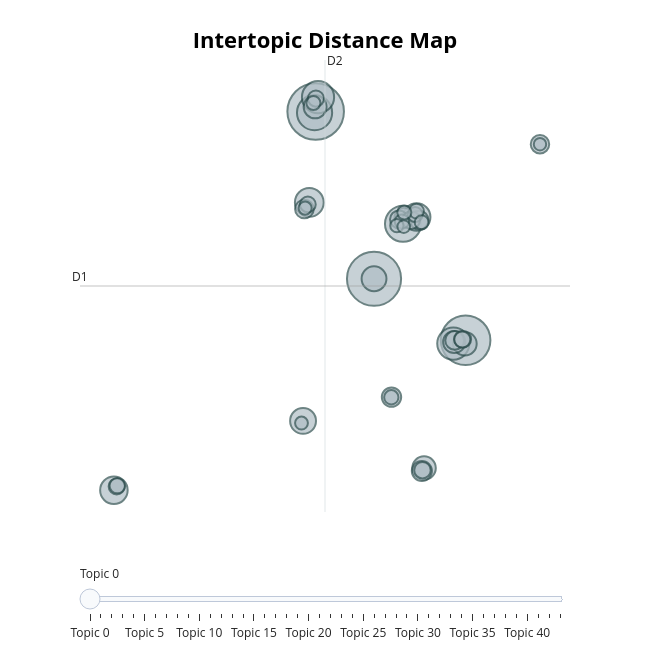

Here is the notebook cell this chart was saved with:
### Code cell
topic_model.visualize_topics()

### Figure 1 — Plotly figure (JSON) as saved in the notebook; plotly's stock layout.template omitted (floating-point values rounded to 4 significant figures; data arrays with more than 128 entries replaced by an {"elided": "..."} marker saying what was removed)
{"data": [{"customdata": {"elided": "44x3 mixed values"}, "hovertemplate": "<b>Topic %{customdata[0]}</b><br>%{customdata[1]}<br>Size: %{customdata[2]}", "legendgroup": "", "marker": {"color": "#B0BEC5", "line": {"color": "DarkSlateGrey", "width": 2}, "size": [871, 798, 670, 356, 337, 282, 281, 225, 206, 206, 182, 168, 152, 150, 143, 134, 110, 104, 102, 96, 96, 95, 93, 88, 87, 79, 74, 71, 70, 70, 68, 65, 62, 60, 56, 56, 54, 54, 53, 48, 47, 45, 44, 42], "sizemode": "area", "sizeref": 0.5444, "symbol": "circle"}, "mode": "markers", "name": "", "orientation": "v", "showlegend": false, "type": "scatter", "x": [-1.987, 2.787, 10.28, 5.162, -2.077, -1.794, 9.271, -2.509, -18.49, 6.276, -3.018, 2.787, 10.22, 6.879, -2.033, 9.348, 6.7, 5.261, 4.216, 6.475, 9.385, -2.907, 16.36, 4.83, 5.818, 10.03, 6.749, -1.968, -18.26, 10.01, -2.628, -18.21, 6.147, 6.26, 5.069, 4.202, -2.172, 5.266, 6.682, 4.655, -2.851, -3.147, 5.216, 16.36], "xaxis": "x", "y": [14.19, 4.02, 0.281, 7.361, 14.11, 15.05, 0.08035, 8.654, -8.828, 7.775, -4.619, 4.021, 0.07303, -7.481, 14.47, 0.1776, -7.659, 7.739, -3.171, 7.584, 0.2726, 8.258, 12.19, 7.629, 7.582, 0.3469, -7.61, 14.97, -8.6, 0.3277, 8.536, -8.55, 7.926, 8.129, 7.494, -3.182, 14.7, 8.044, 7.449, 7.245, 8.315, -4.747, 7.188, 12.19], "yaxis": "y"}], "layout": {"annotations": [{"showarrow": false, "text": "D1", "x": -21.27, "y": 3.58, "yshift": 10}, {"showarrow": false, "text": "D2", "x": -1.224, "xshift": 10, "y": 17.31}], "height": 650, "hoverlabel": {"bgcolor": "white", "font": {"family": "Rockwell", "size": 16}}, "legend": {"itemsizing": "constant", "tracegroupgap": 0}, "margin": {"t": 60}, "shapes": [{"line": {"color": "#CFD8DC", "width": 2}, "type": "line", "x0": -1.224, "x1": -1.224, "y0": -10.15, "y1": 17.31}, {"line": {"color": "#9E9E9E", "width": 2}, "type": "line", "x0": -21.27, "x1": 18.82, "y0": 3.58, "y1": 3.58}], "sliders": [{"active": 0, "pad": {"t": 50}, "steps": [{"args": [{"marker.color": [["red", "#B0BEC5", "#B0BEC5", "#B0BEC5", "#B0BEC5", "#B0BEC5", "#B0BEC5", "#B0BEC5", "#B0BEC5", "#B0BEC5", "#B0BEC5", "#B0BEC5", "#B0BEC5", "#B0BEC5", "#B0BEC5", "#B0BEC5", "#B0BEC5", "#B0BEC5", "#B0BEC5", "#B0BEC5", "#B0BEC5", "#B0BEC5", "#B0BEC5", "#B0BEC5", "#B0BEC5", "#B0BEC5", "#B0BEC5", "#B0BEC5", "#B0BEC5", "#B0BEC5", "#B0BEC5", "#B0BEC5", "#B0BEC5", "#B0BEC5", "#B0BEC5", "#B0BEC5", "#B0BEC5", "#B0BEC5", "#B0BEC5", "#B0BEC5", "#B0BEC5", "#B0BEC5", "#B0BEC5", "#B0BEC5"]]}], "label": "Topic 0", "method": "update"}, {"args": [{"marker.color": [["#B0BEC5", "red", "#B0BEC5", "#B0BEC5", "#B0BEC5", "#B0BEC5", "#B0BEC5", "#B0BEC5", "#B0BEC5", "#B0BEC5", "#B0BEC5", "#B0BEC5", "#B0BEC5", "#B0BEC5", "#B0BEC5", "#B0BEC5", "#B0BEC5", "#B0BEC5", "#B0BEC5", "#B0BEC5", "#B0BEC5", "#B0BEC5", "#B0BEC5", "#B0BEC5", "#B0BEC5", "#B0BEC5", "#B0BEC5", "#B0BEC5", "#B0BEC5", "#B0BEC5", "#B0BEC5", "#B0BEC5", "#B0BEC5", "#B0BEC5", "#B0BEC5", "#B0BEC5", "#B0BEC5", "#B0BEC5", "#B0BEC5", "#B0BEC5", "#B0BEC5", "#B0BEC5", "#B0BEC5", "#B0BEC5"]]}], "label": "Topic 1", "method": "update"}, {"args": [{"marker.color": [["#B0BEC5", "#B0BEC5", "red", "#B0BEC5", "#B0BEC5", "#B0BEC5", "#B0BEC5", "#B0BEC5", "#B0BEC5", "#B0BEC5", "#B0BEC5", "#B0BEC5", "#B0BEC5", "#B0BEC5", "#B0BEC5", "#B0BEC5", "#B0BEC5", "#B0BEC5", "#B0BEC5", "#B0BEC5", "#B0BEC5", "#B0BEC5", "#B0BEC5", "#B0BEC5", "#B0BEC5", "#B0BEC5", "#B0BEC5", "#B0BEC5", "#B0BEC5", "#B0BEC5", "#B0BEC5", "#B0BEC5", "#B0BEC5", "#B0BEC5", "#B0BEC5", "#B0BEC5", "#B0BEC5", "#B0BEC5", "#B0BEC5", "#B0BEC5", "#B0BEC5", "#B0BEC5", "#B0BEC5", "#B0BEC5"]]}], "label": "Topic 2", "method": "update"}, {"args": [{"marker.color": [["#B0BEC5", "#B0BEC5", "#B0BEC5", "red", "#B0BEC5", "#B0BEC5", "#B0BEC5", "#B0BEC5", "#B0BEC5", "#B0BEC5", "#B0BEC5", "#B0BEC5", "#B0BEC5", "#B0BEC5", "#B0BEC5", "#B0BEC5", "#B0BEC5", "#B0BEC5", "#B0BEC5", "#B0BEC5", "#B0BEC5", "#B0BEC5", "#B0BEC5", "#B0BEC5", "#B0BEC5", "#B0BEC5", "#B0BEC5", "#B0BEC5", "#B0BEC5", "#B0BEC5", "#B0BEC5", "#B0BEC5", "#B0BEC5", "#B0BEC5", "#B0BEC5", "#B0BEC5", "#B0BEC5", "#B0BEC5", "#B0BEC5", "#B0BEC5", "#B0BEC5", "#B0BEC5", "#B0BEC5", "#B0BEC5"]]}], "label": "Topic 3", "method": "update"}, {"args": [{"marker.color": [["#B0BEC5", "#B0BEC5", "#B0BEC5", "#B0BEC5", "red", "#B0BEC5", "#B0BEC5", "#B0BEC5", "#B0BEC5", "#B0BEC5", "#B0BEC5", "#B0BEC5", "#B0BEC5", "#B0BEC5", "#B0BEC5", "#B0BEC5", "#B0BEC5", "#B0BEC5", "#B0BEC5", "#B0BEC5", "#B0BEC5", "#B0BEC5", "#B0BEC5", "#B0BEC5", "#B0BEC5", "#B0BEC5", "#B0BEC5", "#B0BEC5", "#B0BEC5", "#B0BEC5", "#B0BEC5", "#B0BEC5", "#B0BEC5", "#B0BEC5", "#B0BEC5", "#B0BEC5", "#B0BEC5", "#B0BEC5", "#B0BEC5", "#B0BEC5", "#B0BEC5", "#B0BEC5", "#B0BEC5", "#B0BEC5"]]}], "label": "Topic 4", "method": "update"}, {"args": [{"marker.color": [["#B0BEC5", "#B0BEC5", "#B0BEC5", "#B0BEC5", "#B0BEC5", "red", "#B0BEC5", "#B0BEC5", "#B0BEC5", "#B0BEC5", "#B0BEC5", "#B0BEC5", "#B0BEC5", "#B0BEC5", "#B0BEC5", "#B0BEC5", "#B0BEC5", "#B0BEC5", "#B0BEC5", "#B0BEC5", "#B0BEC5", "#B0BEC5", "#B0BEC5", "#B0BEC5", "#B0BEC5", "#B0BEC5", "#B0BEC5", "#B0BEC5", "#B0BEC5", "#B0BEC5", "#B0BEC5", "#B0BEC5", "#B0BEC5", "#B0BEC5", "#B0BEC5", "#B0BEC5", "#B0BEC5", "#B0BEC5", "#B0BEC5", "#B0BEC5", "#B0BEC5", "#B0BEC5", "#B0BEC5", "#B0BEC5"]]}], "label": "Topic 5", "method": "update"}, {"args": [{"marker.color": [["#B0BEC5", "#B0BEC5", "#B0BEC5", "#B0BEC5", "#B0BEC5", "#B0BEC5", "red", "#B0BEC5", "#B0BEC5", "#B0BEC5", "#B0BEC5", "#B0BEC5", "#B0BEC5", "#B0BEC5", "#B0BEC5", "#B0BEC5", "#B0BEC5", "#B0BEC5", "#B0BEC5", "#B0BEC5", "#B0BEC5", "#B0BEC5", "#B0BEC5", "#B0BEC5", "#B0BEC5", "#B0BEC5", "#B0BEC5", "#B0BEC5", "#B0BEC5", "#B0BEC5", "#B0BEC5", "#B0BEC5", "#B0BEC5", "#B0BEC5", "#B0BEC5", "#B0BEC5", "#B0BEC5", "#B0BEC5", "#B0BEC5", "#B0BEC5", "#B0BEC5", "#B0BEC5", "#B0BEC5", "#B0BEC5"]]}], "label": "Topic 6", "method": "update"}, {"args": [{"marker.color": [["#B0BEC5", "#B0BEC5", "#B0BEC5", "#B0BEC5", "#B0BEC5", "#B0BEC5", "#B0BEC5", "red", "#B0BEC5", "#B0BEC5", "#B0BEC5", "#B0BEC5", "#B0BEC5", "#B0BEC5", "#B0BEC5", "#B0BEC5", "#B0BEC5", "#B0BEC5", "#B0BEC5", "#B0BEC5", "#B0BEC5", "#B0BEC5", "#B0BEC5", "#B0BEC5", "#B0BEC5", "#B0BEC5", "#B0BEC5", "#B0BEC5", "#B0BEC5", "#B0BEC5", "#B0BEC5", "#B0BEC5", "#B0BEC5", "#B0BEC5", "#B0BEC5", "#B0BEC5", "#B0BEC5", "#B0BEC5", "#B0BEC5", "#B0BEC5", "#B0BEC5", "#B0BEC5", "#B0BEC5", "#B0BEC5"]]}], "label": "Topic 7", "method": "update"}, {"args": [{"marker.color": [["#B0BEC5", "#B0BEC5", "#B0BEC5", "#B0BEC5", "#B0BEC5", "#B0BEC5", "#B0BEC5", "#B0BEC5", "red", "#B0BEC5", "#B0BEC5", "#B0BEC5", "#B0BEC5", "#B0BEC5", "#B0BEC5", "#B0BEC5", "#B0BEC5", "#B0BEC5", "#B0BEC5", "#B0BEC5", "#B0BEC5", "#B0BEC5", "#B0BEC5", "#B0BEC5", "#B0BEC5", "#B0BEC5", "#B0BEC5", "#B0BEC5", "#B0BEC5", "#B0BEC5", "#B0BEC5", "#B0BEC5", "#B0BEC5", "#B0BEC5", "#B0BEC5", "#B0BEC5", "#B0BEC5", "#B0BEC5", "#B0BEC5", "#B0BEC5", "#B0BEC5", "#B0BEC5", "#B0BEC5", "#B0BEC5"]]}], "label": "Topic 8", "method": "update"}, {"args": [{"marker.color": [["#B0BEC5", "#B0BEC5", "#B0BEC5", "#B0BEC5", "#B0BEC5", "#B0BEC5", "#B0BEC5", "#B0BEC5", "#B0BEC5", "red", "#B0BEC5", "#B0BEC5", "#B0BEC5", "#B0BEC5", "#B0BEC5", "#B0BEC5", "#B0BEC5", "#B0BEC5", "#B0BEC5", "#B0BEC5", "#B0BEC5", "#B0BEC5", "#B0BEC5", "#B0BEC5", "#B0BEC5", "#B0BEC5", "#B0BEC5", "#B0BEC5", "#B0BEC5", "#B0BEC5", "#B0BEC5", "#B0BEC5", "#B0BEC5", "#B0BEC5", "#B0BEC5", "#B0BEC5", "#B0BEC5", "#B0BEC5", "#B0BEC5", "#B0BEC5", "#B0BEC5", "#B0BEC5", "#B0BEC5", "#B0BEC5"]]}], "label": "Topic 9", "method": "update"}, {"args": [{"marker.color": [["#B0BEC5", "#B0BEC5", "#B0BEC5", "#B0BEC5", "#B0BEC5", "#B0BEC5", "#B0BEC5", "#B0BEC5", "#B0BEC5", "#B0BEC5", "red", "#B0BEC5", "#B0BEC5", "#B0BEC5", "#B0BEC5", "#B0BEC5", "#B0BEC5", "#B0BEC5", "#B0BEC5", "#B0BEC5", "#B0BEC5", "#B0BEC5", "#B0BEC5", "#B0BEC5", "#B0BEC5", "#B0BEC5", "#B0BEC5", "#B0BEC5", "#B0BEC5", "#B0BEC5", "#B0BEC5", "#B0BEC5", "#B0BEC5", "#B0BEC5", "#B0BEC5", "#B0BEC5", "#B0BEC5", "#B0BEC5", "#B0BEC5", "#B0BEC5", "#B0BEC5", "#B0BEC5", "#B0BEC5", "#B0BEC5"]]}], "label": "Topic 10", "method": "update"}, {"args": [{"marker.color": [["#B0BEC5", "#B0BEC5", "#B0BEC5", "#B0BEC5", "#B0BEC5", "#B0BEC5", "#B0BEC5", "#B0BEC5", "#B0BEC5", "#B0BEC5", "#B0BEC5", "red", "#B0BEC5", "#B0BEC5", "#B0BEC5", "#B0BEC5", "#B0BEC5", "#B0BEC5", "#B0BEC5", "#B0BEC5", "#B0BEC5", "#B0BEC5", "#B0BEC5", "#B0BEC5", "#B0BEC5", "#B0BEC5", "#B0BEC5", "#B0BEC5", "#B0BEC5", "#B0BEC5", "#B0BEC5", "#B0BEC5", "#B0BEC5", "#B0BEC5", "#B0BEC5", "#B0BEC5", "#B0BEC5", "#B0BEC5", "#B0BEC5", "#B0BEC5", "#B0BEC5", "#B0BEC5", "#B0BEC5", "#B0BEC5"]]}], "label": "Topic 11", "method": "update"}, {"args": [{"marker.color": [["#B0BEC5", "#B0BEC5", "#B0BEC5", "#B0BEC5", "#B0BEC5", "#B0BEC5", "#B0BEC5", "#B0BEC5", "#B0BEC5", "#B0BEC5", "#B0BEC5", "#B0BEC5", "red", "#B0BEC5", "#B0BEC5", "#B0BEC5", "#B0BEC5", "#B0BEC5", "#B0BEC5", "#B0BEC5", "#B0BEC5", "#B0BEC5", "#B0BEC5", "#B0BEC5", "#B0BEC5", "#B0BEC5", "#B0BEC5", "#B0BEC5", "#B0BEC5", "#B0BEC5", "#B0BEC5", "#B0BEC5", "#B0BEC5", "#B0BEC5", "#B0BEC5", "#B0BEC5", "#B0BEC5", "#B0BEC5", "#B0BEC5", "#B0BEC5", "#B0BEC5", "#B0BEC5", "#B0BEC5", "#B0BEC5"]]}], "label": "Topic 12", "method": "update"}, {"args": [{"marker.color": [["#B0BEC5", "#B0BEC5", "#B0BEC5", "#B0BEC5", "#B0BEC5", "#B0BEC5", "#B0BEC5", "#B0BEC5", "#B0BEC5", "#B0BEC5", "#B0BEC5", "#B0BEC5", "#B0BEC5", "red", "#B0BEC5", "#B0BEC5", "#B0BEC5", "#B0BEC5", "#B0BEC5", "#B0BEC5", "#B0BEC5", "#B0BEC5", "#B0BEC5", "#B0BEC5", "#B0BEC5", "#B0BEC5", "#B0BEC5", "#B0BEC5", "#B0BEC5", "#B0BEC5", "#B0BEC5", "#B0BEC5", "#B0BEC5", "#B0BEC5", "#B0BEC5", "#B0BEC5", "#B0BEC5", "#B0BEC5", "#B0BEC5", "#B0BEC5", "#B0BEC5", "#B0BEC5", "#B0BEC5", "#B0BEC5"]]}], "label": "Topic 13", "method": "update"}, {"args": [{"marker.color": [["#B0BEC5", "#B0BEC5", "#B0BEC5", "#B0BEC5", "#B0BEC5", "#B0BEC5", "#B0BEC5", "#B0BEC5", "#B0BEC5", "#B0BEC5", "#B0BEC5", "#B0BEC5", "#B0BEC5", "#B0BEC5", "red", "#B0BEC5", "#B0BEC5", "#B0BEC5", "#B0BEC5", "#B0BEC5", "#B0BEC5", "#B0BEC5", "#B0BEC5", "#B0BEC5", "#B0BEC5", "#B0BEC5", "#B0BEC5", "#B0BEC5", "#B0BEC5", "#B0BEC5", "#B0BEC5", "#B0BEC5", "#B0BEC5", "#B0BEC5", "#B0BEC5", "#B0BEC5", "#B0BEC5", "#B0BEC5", "#B0BEC5", "#B0BEC5", "#B0BEC5", "#B0BEC5", "#B0BEC5", "#B0BEC5"]]}], "label": "Topic 14", "method": "update"}, {"args": [{"marker.color": [["#B0BEC5", "#B0BEC5", "#B0BEC5", "#B0BEC5", "#B0BEC5", "#B0BEC5", "#B0BEC5", "#B0BEC5", "#B0BEC5", "#B0BEC5", "#B0BEC5", "#B0BEC5", "#B0BEC5", "#B0BEC5", "#B0BEC5", "red", "#B0BEC5", "#B0BEC5", "#B0BEC5", "#B0BEC5", "#B0BEC5", "#B0BEC5", "#B0BEC5", "#B0BEC5", "#B0BEC5", "#B0BEC5", "#B0BEC5", "#B0BEC5", "#B0BEC5", "#B0BEC5", "#B0BEC5", "#B0BEC5", "#B0BEC5", "#B0BEC5", "#B0BEC5", "#B0BEC5", "#B0BEC5", "#B0BEC5", "#B0BEC5", "#B0BEC5", "#B0BEC5", "#B0BEC5", "#B0BEC5", "#B0BEC5"]]}], "label": "Topic 15", "method": "update"}, {"args": [{"marker.color": [["#B0BEC5", "#B0BEC5", "#B0BEC5", "#B0BEC5", "#B0BEC5", "#B0BEC5", "#B0BEC5", "#B0BEC5", "#B0BEC5", "#B0BEC5", "#B0BEC5", "#B0BEC5", "#B0BEC5", "#B0BEC5", "#B0BEC5", "#B0BEC5", "red", "#B0BEC5", "#B0BEC5", "#B0BEC5", "#B0BEC5", "#B0BEC5", "#B0BEC5", "#B0BEC5", "#B0BEC5", "#B0BEC5", "#B0BEC5", "#B0BEC5", "#B0BEC5", "#B0BEC5", "#B0BEC5", "#B0BEC5", "#B0BEC5", "#B0BEC5", "#B0BEC5", "#B0BEC5", "#B0BEC5", "#B0BEC5", "#B0BEC5", "#B0BEC5", "#B0BEC5", "#B0BEC5", "#B0BEC5", "#B0BEC5"]]}], "label": "Topic 16", "method": "update"}, {"args": [{"marker.color": [["#B0BEC5", "#B0BEC5", "#B0BEC5", "#B0BEC5", "#B0BEC5", "#B0BEC5", "#B0BEC5", "#B0BEC5", "#B0BEC5", "#B0BEC5", "#B0BEC5", "#B0BEC5", "#B0BEC5", "#B0BEC5", "#B0BEC5", "#B0BEC5", "#B0BEC5", "red", "#B0BEC5", "#B0BEC5", "#B0BEC5", "#B0BEC5", "#B0BEC5", "#B0BEC5", "#B0BEC5", "#B0BEC5", "#B0BEC5", "#B0BEC5", "#B0BEC5", "#B0BEC5", "#B0BEC5", "#B0BEC5", "#B0BEC5", "#B0BEC5", "#B0BEC5", "#B0BEC5", "#B0BEC5", "#B0BEC5", "#B0BEC5", "#B0BEC5", "#B0BEC5", "#B0BEC5", "#B0BEC5", "#B0BEC5"]]}], "label": "Topic 17", "method": "update"}, {"args": [{"marker.color": [["#B0BEC5", "#B0BEC5", "#B0BEC5", "#B0BEC5", "#B0BEC5", "#B0BEC5", "#B0BEC5", "#B0BEC5", "#B0BEC5", "#B0BEC5", "#B0BEC5", "#B0BEC5", "#B0BEC5", "#B0BEC5", "#B0BEC5", "#B0BEC5", "#B0BEC5", "#B0BEC5", "red", "#B0BEC5", "#B0BEC5", "#B0BEC5", "#B0BEC5", "#B0BEC5", "#B0BEC5", "#B0BEC5", "#B0BEC5", "#B0BEC5", "#B0BEC5", "#B0BEC5", "#B0BEC5", "#B0BEC5", "#B0BEC5", "#B0BEC5", "#B0BEC5", "#B0BEC5", "#B0BEC5", "#B0BEC5", "#B0BEC5", "#B0BEC5", "#B0BEC5", "#B0BEC5", "#B0BEC5", "#B0BEC5"]]}], "label": "Topic 18", "method": "update"}, {"args": [{"marker.color": [["#B0BEC5", "#B0BEC5", "#B0BEC5", "#B0BEC5", "#B0BEC5", "#B0BEC5", "#B0BEC5", "#B0BEC5", "#B0BEC5", "#B0BEC5", "#B0BEC5", "#B0BEC5", "#B0BEC5", "#B0BEC5", "#B0BEC5", "#B0BEC5", "#B0BEC5", "#B0BEC5", "#B0BEC5", "red", "#B0BEC5", "#B0BEC5", "#B0BEC5", "#B0BEC5", "#B0BEC5", "#B0BEC5", "#B0BEC5", "#B0BEC5", "#B0BEC5", "#B0BEC5", "#B0BEC5", "#B0BEC5", "#B0BEC5", "#B0BEC5", "#B0BEC5", "#B0BEC5", "#B0BEC5", "#B0BEC5", "#B0BEC5", "#B0BEC5", "#B0BEC5", "#B0BEC5", "#B0BEC5", "#B0BEC5"]]}], "label": "Topic 19", "method": "update"}, {"args": [{"marker.color": [["#B0BEC5", "#B0BEC5", "#B0BEC5", "#B0BEC5", "#B0BEC5", "#B0BEC5", "#B0BEC5", "#B0BEC5", "#B0BEC5", "#B0BEC5", "#B0BEC5", "#B0BEC5", "#B0BEC5", "#B0BEC5", "#B0BEC5", "#B0BEC5", "#B0BEC5", "#B0BEC5", "#B0BEC5", "#B0BEC5", "red", "#B0BEC5", "#B0BEC5", "#B0BEC5", "#B0BEC5", "#B0BEC5", "#B0BEC5", "#B0BEC5", "#B0BEC5", "#B0BEC5", "#B0BEC5", "#B0BEC5", "#B0BEC5", "#B0BEC5", "#B0BEC5", "#B0BEC5", "#B0BEC5", "#B0BEC5", "#B0BEC5", "#B0BEC5", "#B0BEC5", "#B0BEC5", "#B0BEC5", "#B0BEC5"]]}], "label": "Topic 20", "method": "update"}, {"args": [{"marker.color": [["#B0BEC5", "#B0BEC5", "#B0BEC5", "#B0BEC5", "#B0BEC5", "#B0BEC5", "#B0BEC5", "#B0BEC5", "#B0BEC5", "#B0BEC5", "#B0BEC5", "#B0BEC5", "#B0BEC5", "#B0BEC5", "#B0BEC5", "#B0BEC5", "#B0BEC5", "#B0BEC5", "#B0BEC5", "#B0BEC5", "#B0BEC5", "red", "#B0BEC5", "#B0BEC5", "#B0BEC5", "#B0BEC5", "#B0BEC5", "#B0BEC5", "#B0BEC5", "#B0BEC5", "#B0BEC5", "#B0BEC5", "#B0BEC5", "#B0BEC5", "#B0BEC5", "#B0BEC5", "#B0BEC5", "#B0BEC5", "#B0BEC5", "#B0BEC5", "#B0BEC5", "#B0BEC5", "#B0BEC5", "#B0BEC5"]]}], "label": "Topic 21", "method": "update"}, {"args": [{"marker.color": [["#B0BEC5", "#B0BEC5", "#B0BEC5", "#B0BEC5", "#B0BEC5", "#B0BEC5", "#B0BEC5", "#B0BEC5", "#B0BEC5", "#B0BEC5", "#B0BEC5", "#B0BEC5", "#B0BEC5", "#B0BEC5", "#B0BEC5", "#B0BEC5", "#B0BEC5", "#B0BEC5", "#B0BEC5", "#B0BEC5", "#B0BEC5", "#B0BEC5", "red", "#B0BEC5", "#B0BEC5", "#B0BEC5", "#B0BEC5", "#B0BEC5", "#B0BEC5", "#B0BEC5", "#B0BEC5", "#B0BEC5", "#B0BEC5", "#B0BEC5", "#B0BEC5", "#B0BEC5", "#B0BEC5", "#B0BEC5", "#B0BEC5", "#B0BEC5", "#B0BEC5", "#B0BEC5", "#B0BEC5", "#B0BEC5"]]}], "label": "Topic 22", "method": "update"}, {"args": [{"marker.color": [["#B0BEC5", "#B0BEC5", "#B0BEC5", "#B0BEC5", "#B0BEC5", "#B0BEC5", "#B0BEC5", "#B0BEC5", "#B0BEC5", "#B0BEC5", "#B0BEC5", "#B0BEC5", "#B0BEC5", "#B0BEC5", "#B0BEC5", "#B0BEC5", "#B0BEC5", "#B0BEC5", "#B0BEC5", "#B0BEC5", "#B0BEC5", "#B0BEC5", "#B0BEC5", "red", "#B0BEC5", "#B0BEC5", "#B0BEC5", "#B0BEC5", "#B0BEC5", "#B0BEC5", "#B0BEC5", "#B0BEC5", "#B0BEC5", "#B0BEC5", "#B0BEC5", "#B0BEC5", "#B0BEC5", "#B0BEC5", "#B0BEC5", "#B0BEC5", "#B0BEC5", "#B0BEC5", "#B0BEC5", "#B0BEC5"]]}], "label": "Topic 23", "method": "update"}, {"args": [{"marker.color": [["#B0BEC5", "#B0BEC5", "#B0BEC5", "#B0BEC5", "#B0BEC5", "#B0BEC5", "#B0BEC5", "#B0BEC5", "#B0BEC5", "#B0BEC5", "#B0BEC5", "#B0BEC5", "#B0BEC5", "#B0BEC5", "#B0BEC5", "#B0BEC5", "#B0BEC5", "#B0BEC5", "#B0BEC5", "#B0BEC5", "#B0BEC5", "#B0BEC5", "#B0BEC5", "#B0BEC5", "red", "#B0BEC5", "#B0BEC5", "#B0BEC5", "#B0BEC5", "#B0BEC5", "#B0BEC5", "#B0BEC5", "#B0BEC5", "#B0BEC5", "#B0BEC5", "#B0BEC5", "#B0BEC5", "#B0BEC5", "#B0BEC5", "#B0BEC5", "#B0BEC5", "#B0BEC5", "#B0BEC5", "#B0BEC5"]]}], "label": "Topic 24", "method": "update"}, {"args": [{"marker.color": [["#B0BEC5", "#B0BEC5", "#B0BEC5", "#B0BEC5", "#B0BEC5", "#B0BEC5", "#B0BEC5", "#B0BEC5", "#B0BEC5", "#B0BEC5", "#B0BEC5", "#B0BEC5", "#B0BEC5", "#B0BEC5", "#B0BEC5", "#B0BEC5", "#B0BEC5", "#B0BEC5", "#B0BEC5", "#B0BEC5", "#B0BEC5", "#B0BEC5", "#B0BEC5", "#B0BEC5", "#B0BEC5", "red", "#B0BEC5", "#B0BEC5", "#B0BEC5", "#B0BEC5", "#B0BEC5", "#B0BEC5", "#B0BEC5", "#B0BEC5", "#B0BEC5", "#B0BEC5", "#B0BEC5", "#B0BEC5", "#B0BEC5", "#B0BEC5", "#B0BEC5", "#B0BEC5", "#B0BEC5", "#B0BEC5"]]}], "label": "Topic 25", "method": "update"}, {"args": [{"marker.color": [["#B0BEC5", "#B0BEC5", "#B0BEC5", "#B0BEC5", "#B0BEC5", "#B0BEC5", "#B0BEC5", "#B0BEC5", "#B0BEC5", "#B0BEC5", "#B0BEC5", "#B0BEC5", "#B0BEC5", "#B0BEC5", "#B0BEC5", "#B0BEC5", "#B0BEC5", "#B0BEC5", "#B0BEC5", "#B0BEC5", "#B0BEC5", "#B0BEC5", "#B0BEC5", "#B0BEC5", "#B0BEC5", "#B0BEC5", "red", "#B0BEC5", "#B0BEC5", "#B0BEC5", "#B0BEC5", "#B0BEC5", "#B0BEC5", "#B0BEC5", "#B0BEC5", "#B0BEC5", "#B0BEC5", "#B0BEC5", "#B0BEC5", "#B0BEC5", "#B0BEC5", "#B0BEC5", "#B0BEC5", "#B0BEC5"]]}], "label": "Topic 26", "method": "update"}, {"args": [{"marker.color": [["#B0BEC5", "#B0BEC5", "#B0BEC5", "#B0BEC5", "#B0BEC5", "#B0BEC5", "#B0BEC5", "#B0BEC5", "#B0BEC5", "#B0BEC5", "#B0BEC5", "#B0BEC5", "#B0BEC5", "#B0BEC5", "#B0BEC5", "#B0BEC5", "#B0BEC5", "#B0BEC5", "#B0BEC5", "#B0BEC5", "#B0BEC5", "#B0BEC5", "#B0BEC5", "#B0BEC5", "#B0BEC5", "#B0BEC5", "#B0BEC5", "red", "#B0BEC5", "#B0BEC5", "#B0BEC5", "#B0BEC5", "#B0BEC5", "#B0BEC5", "#B0BEC5", "#B0BEC5", "#B0BEC5", "#B0BEC5", "#B0BEC5", "#B0BEC5", "#B0BEC5", "#B0BEC5", "#B0BEC5", "#B0BEC5"]]}], "label": "Topic 27", "method": "update"}, {"args": [{"marker.color": [["#B0BEC5", "#B0BEC5", "#B0BEC5", "#B0BEC5", "#B0BEC5", "#B0BEC5", "#B0BEC5", "#B0BEC5", "#B0BEC5", "#B0BEC5", "#B0BEC5", "#B0BEC5", "#B0BEC5", "#B0BEC5", "#B0BEC5", "#B0BEC5", "#B0BEC5", "#B0BEC5", "#B0BEC5", "#B0BEC5", "#B0BEC5", "#B0BEC5", "#B0BEC5", "#B0BEC5", "#B0BEC5", "#B0BEC5", "#B0BEC5", "#B0BEC5", "red", "#B0BEC5", "#B0BEC5", "#B0BEC5", "#B0BEC5", "#B0BEC5", "#B0BEC5", "#B0BEC5", "#B0BEC5", "#B0BEC5", "#B0BEC5", "#B0BEC5", "#B0BEC5", "#B0BEC5", "#B0BEC5", "#B0BEC5"]]}], "label": "Topic 28", "method": "update"}, {"args": [{"marker.color": [["#B0BEC5", "#B0BEC5", "#B0BEC5", "#B0BEC5", "#B0BEC5", "#B0BEC5", "#B0BEC5", "#B0BEC5", "#B0BEC5", "#B0BEC5", "#B0BEC5", "#B0BEC5", "#B0BEC5", "#B0BEC5", "#B0BEC5", "#B0BEC5", "#B0BEC5", "#B0BEC5", "#B0BEC5", "#B0BEC5", "#B0BEC5", "#B0BEC5", "#B0BEC5", "#B0BEC5", "#B0BEC5", "#B0BEC5", "#B0BEC5", "#B0BEC5", "#B0BEC5", "red", "#B0BEC5", "#B0BEC5", "#B0BEC5", "#B0BEC5", "#B0BEC5", "#B0BEC5", "#B0BEC5", "#B0BEC5", "#B0BEC5", "#B0BEC5", "#B0BEC5", "#B0BEC5", "#B0BEC5", "#B0BEC5"]]}], "label": "Topic 29", "method": "update"}, {"args": [{"marker.color": [["#B0BEC5", "#B0BEC5", "#B0BEC5", "#B0BEC5", "#B0BEC5", "#B0BEC5", "#B0BEC5", "#B0BEC5", "#B0BEC5", "#B0BEC5", "#B0BEC5", "#B0BEC5", "#B0BEC5", "#B0BEC5", "#B0BEC5", "#B0BEC5", "#B0BEC5", "#B0BEC5", "#B0BEC5", "#B0BEC5", "#B0BEC5", "#B0BEC5", "#B0BEC5", "#B0BEC5", "#B0BEC5", "#B0BEC5", "#B0BEC5", "#B0BEC5", "#B0BEC5", "#B0BEC5", "red", "#B0BEC5", "#B0BEC5", "#B0BEC5", "#B0BEC5", "#B0BEC5", "#B0BEC5", "#B0BEC5", "#B0BEC5", "#B0BEC5", "#B0BEC5", "#B0BEC5", "#B0BEC5", "#B0BEC5"]]}], "label": "Topic 30", "method": "update"}, {"args": [{"marker.color": [["#B0BEC5", "#B0BEC5", "#B0BEC5", "#B0BEC5", "#B0BEC5", "#B0BEC5", "#B0BEC5", "#B0BEC5", "#B0BEC5", "#B0BEC5", "#B0BEC5", "#B0BEC5", "#B0BEC5", "#B0BEC5", "#B0BEC5", "#B0BEC5", "#B0BEC5", "#B0BEC5", "#B0BEC5", "#B0BEC5", "#B0BEC5", "#B0BEC5", "#B0BEC5", "#B0BEC5", "#B0BEC5", "#B0BEC5", "#B0BEC5", "#B0BEC5", "#B0BEC5", "#B0BEC5", "#B0BEC5", "red", "#B0BEC5", "#B0BEC5", "#B0BEC5", "#B0BEC5", "#B0BEC5", "#B0BEC5", "#B0BEC5", "#B0BEC5", "#B0BEC5", "#B0BEC5", "#B0BEC5", "#B0BEC5"]]}], "label": "Topic 31", "method": "update"}, {"args": [{"marker.color": [["#B0BEC5", "#B0BEC5", "#B0BEC5", "#B0BEC5", "#B0BEC5", "#B0BEC5", "#B0BEC5", "#B0BEC5", "#B0BEC5", "#B0BEC5", "#B0BEC5", "#B0BEC5", "#B0BEC5", "#B0BEC5", "#B0BEC5", "#B0BEC5", "#B0BEC5", "#B0BEC5", "#B0BEC5", "#B0BEC5", "#B0BEC5", "#B0BEC5", "#B0BEC5", "#B0BEC5", "#B0BEC5", "#B0BEC5", "#B0BEC5", "#B0BEC5", "#B0BEC5", "#B0BEC5", "#B0BEC5", "#B0BEC5", "red", "#B0BEC5", "#B0BEC5", "#B0BEC5", "#B0BEC5", "#B0BEC5", "#B0BEC5", "#B0BEC5", "#B0BEC5", "#B0BEC5", "#B0BEC5", "#B0BEC5"]]}], "label": "Topic 32", "method": "update"}, {"args": [{"marker.color": [["#B0BEC5", "#B0BEC5", "#B0BEC5", "#B0BEC5", "#B0BEC5", "#B0BEC5", "#B0BEC5", "#B0BEC5", "#B0BEC5", "#B0BEC5", "#B0BEC5", "#B0BEC5", "#B0BEC5", "#B0BEC5", "#B0BEC5", "#B0BEC5", "#B0BEC5", "#B0BEC5", "#B0BEC5", "#B0BEC5", "#B0BEC5", "#B0BEC5", "#B0BEC5", "#B0BEC5", "#B0BEC5", "#B0BEC5", "#B0BEC5", "#B0BEC5", "#B0BEC5", "#B0BEC5", "#B0BEC5", "#B0BEC5", "#B0BEC5", "red", "#B0BEC5", "#B0BEC5", "#B0BEC5", "#B0BEC5", "#B0BEC5", "#B0BEC5", "#B0BEC5", "#B0BEC5", "#B0BEC5", "#B0BEC5"]]}], "label": "Topic 33", "method": "update"}, {"args": [{"marker.color": [["#B0BEC5", "#B0BEC5", "#B0BEC5", "#B0BEC5", "#B0BEC5", "#B0BEC5", "#B0BEC5", "#B0BEC5", "#B0BEC5", "#B0BEC5", "#B0BEC5", "#B0BEC5", "#B0BEC5", "#B0BEC5", "#B0BEC5", "#B0BEC5", "#B0BEC5", "#B0BEC5", "#B0BEC5", "#B0BEC5", "#B0BEC5", "#B0BEC5", "#B0BEC5", "#B0BEC5", "#B0BEC5", "#B0BEC5", "#B0BEC5", "#B0BEC5", "#B0BEC5", "#B0BEC5", "#B0BEC5", "#B0BEC5", "#B0BEC5", "#B0BEC5", "red", "#B0BEC5", "#B0BEC5", "#B0BEC5", "#B0BEC5", "#B0BEC5", "#B0BEC5", "#B0BEC5", "#B0BEC5", "#B0BEC5"]]}], "label": "Topic 34", "method": "update"}, {"args": [{"marker.color": [["#B0BEC5", "#B0BEC5", "#B0BEC5", "#B0BEC5", "#B0BEC5", "#B0BEC5", "#B0BEC5", "#B0BEC5", "#B0BEC5", "#B0BEC5", "#B0BEC5", "#B0BEC5", "#B0BEC5", "#B0BEC5", "#B0BEC5", "#B0BEC5", "#B0BEC5", "#B0BEC5", "#B0BEC5", "#B0BEC5", "#B0BEC5", "#B0BEC5", "#B0BEC5", "#B0BEC5", "#B0BEC5", "#B0BEC5", "#B0BEC5", "#B0BEC5", "#B0BEC5", "#B0BEC5", "#B0BEC5", "#B0BEC5", "#B0BEC5", "#B0BEC5", "#B0BEC5", "red", "#B0BEC5", "#B0BEC5", "#B0BEC5", "#B0BEC5", "#B0BEC5", "#B0BEC5", "#B0BEC5", "#B0BEC5"]]}], "label": "Topic 35", "method": "update"}, {"args": [{"marker.color": [["#B0BEC5", "#B0BEC5", "#B0BEC5", "#B0BEC5", "#B0BEC5", "#B0BEC5", "#B0BEC5", "#B0BEC5", "#B0BEC5", "#B0BEC5", "#B0BEC5", "#B0BEC5", "#B0BEC5", "#B0BEC5", "#B0BEC5", "#B0BEC5", "#B0BEC5", "#B0BEC5", "#B0BEC5", "#B0BEC5", "#B0BEC5", "#B0BEC5", "#B0BEC5", "#B0BEC5", "#B0BEC5", "#B0BEC5", "#B0BEC5", "#B0BEC5", "#B0BEC5", "#B0BEC5", "#B0BEC5", "#B0BEC5", "#B0BEC5", "#B0BEC5", "#B0BEC5", "#B0BEC5", "red", "#B0BEC5", "#B0BEC5", "#B0BEC5", "#B0BEC5", "#B0BEC5", "#B0BEC5", "#B0BEC5"]]}], "label": "Topic 36", "method": "update"}, {"args": [{"marker.color": [["#B0BEC5", "#B0BEC5", "#B0BEC5", "#B0BEC5", "#B0BEC5", "#B0BEC5", "#B0BEC5", "#B0BEC5", "#B0BEC5", "#B0BEC5", "#B0BEC5", "#B0BEC5", "#B0BEC5", "#B0BEC5", "#B0BEC5", "#B0BEC5", "#B0BEC5", "#B0BEC5", "#B0BEC5", "#B0BEC5", "#B0BEC5", "#B0BEC5", "#B0BEC5", "#B0BEC5", "#B0BEC5", "#B0BEC5", "#B0BEC5", "#B0BEC5", "#B0BEC5", "#B0BEC5", "#B0BEC5", "#B0BEC5", "#B0BEC5", "#B0BEC5", "#B0BEC5", "#B0BEC5", "#B0BEC5", "red", "#B0BEC5", "#B0BEC5", "#B0BEC5", "#B0BEC5", "#B0BEC5", "#B0BEC5"]]}], "label": "Topic 37", "method": "update"}, {"args": [{"marker.color": [["#B0BEC5", "#B0BEC5", "#B0BEC5", "#B0BEC5", "#B0BEC5", "#B0BEC5", "#B0BEC5", "#B0BEC5", "#B0BEC5", "#B0BEC5", "#B0BEC5", "#B0BEC5", "#B0BEC5", "#B0BEC5", "#B0BEC5", "#B0BEC5", "#B0BEC5", "#B0BEC5", "#B0BEC5", "#B0BEC5", "#B0BEC5", "#B0BEC5", "#B0BEC5", "#B0BEC5", "#B0BEC5", "#B0BEC5", "#B0BEC5", "#B0BEC5", "#B0BEC5", "#B0BEC5", "#B0BEC5", "#B0BEC5", "#B0BEC5", "#B0BEC5", "#B0BEC5", "#B0BEC5", "#B0BEC5", "#B0BEC5", "red", "#B0BEC5", "#B0BEC5", "#B0BEC5", "#B0BEC5", "#B0BEC5"]]}], "label": "Topic 38", "method": "update"}, {"args": [{"marker.color": [["#B0BEC5", "#B0BEC5", "#B0BEC5", "#B0BEC5", "#B0BEC5", "#B0BEC5", "#B0BEC5", "#B0BEC5", "#B0BEC5", "#B0BEC5", "#B0BEC5", "#B0BEC5", "#B0BEC5", "#B0BEC5", "#B0BEC5", "#B0BEC5", "#B0BEC5", "#B0BEC5", "#B0BEC5", "#B0BEC5", "#B0BEC5", "#B0BEC5", "#B0BEC5", "#B0BEC5", "#B0BEC5", "#B0BEC5", "#B0BEC5", "#B0BEC5", "#B0BEC5", "#B0BEC5", "#B0BEC5", "#B0BEC5", "#B0BEC5", "#B0BEC5", "#B0BEC5", "#B0BEC5", "#B0BEC5", "#B0BEC5", "#B0BEC5", "red", "#B0BEC5", "#B0BEC5", "#B0BEC5", "#B0BEC5"]]}], "label": "Topic 39", "method": "update"}, {"args": [{"marker.color": [["#B0BEC5", "#B0BEC5", "#B0BEC5", "#B0BEC5", "#B0BEC5", "#B0BEC5", "#B0BEC5", "#B0BEC5", "#B0BEC5", "#B0BEC5", "#B0BEC5", "#B0BEC5", "#B0BEC5", "#B0BEC5", "#B0BEC5", "#B0BEC5", "#B0BEC5", "#B0BEC5", "#B0BEC5", "#B0BEC5", "#B0BEC5", "#B0BEC5", "#B0BEC5", "#B0BEC5", "#B0BEC5", "#B0BEC5", "#B0BEC5", "#B0BEC5", "#B0BEC5", "#B0BEC5", "#B0BEC5", "#B0BEC5", "#B0BEC5", "#B0BEC5", "#B0BEC5", "#B0BEC5", "#B0BEC5", "#B0BEC5", "#B0BEC5", "#B0BEC5", "red", "#B0BEC5", "#B0BEC5", "#B0BEC5"]]}], "label": "Topic 40", "method": "update"}, {"args": [{"marker.color": [["#B0BEC5", "#B0BEC5", "#B0BEC5", "#B0BEC5", "#B0BEC5", "#B0BEC5", "#B0BEC5", "#B0BEC5", "#B0BEC5", "#B0BEC5", "#B0BEC5", "#B0BEC5", "#B0BEC5", "#B0BEC5", "#B0BEC5", "#B0BEC5", "#B0BEC5", "#B0BEC5", "#B0BEC5", "#B0BEC5", "#B0BEC5", "#B0BEC5", "#B0BEC5", "#B0BEC5", "#B0BEC5", "#B0BEC5", "#B0BEC5", "#B0BEC5", "#B0BEC5", "#B0BEC5", "#B0BEC5", "#B0BEC5", "#B0BEC5", "#B0BEC5", "#B0BEC5", "#B0BEC5", "#B0BEC5", "#B0BEC5", "#B0BEC5", "#B0BEC5", "#B0BEC5", "red", "#B0BEC5", "#B0BEC5"]]}], "label": "Topic 41", "method": "update"}, {"args": [{"marker.color": [["#B0BEC5", "#B0BEC5", "#B0BEC5", "#B0BEC5", "#B0BEC5", "#B0BEC5", "#B0BEC5", "#B0BEC5", "#B0BEC5", "#B0BEC5", "#B0BEC5", "#B0BEC5", "#B0BEC5", "#B0BEC5", "#B0BEC5", "#B0BEC5", "#B0BEC5", "#B0BEC5", "#B0BEC5", "#B0BEC5", "#B0BEC5", "#B0BEC5", "#B0BEC5", "#B0BEC5", "#B0BEC5", "#B0BEC5", "#B0BEC5", "#B0BEC5", "#B0BEC5", "#B0BEC5", "#B0BEC5", "#B0BEC5", "#B0BEC5", "#B0BEC5", "#B0BEC5", "#B0BEC5", "#B0BEC5", "#B0BEC5", "#B0BEC5", "#B0BEC5", "#B0BEC5", "#B0BEC5", "red", "#B0BEC5"]]}], "label": "Topic 42", "method": "update"}, {"args": [{"marker.color": [["#B0BEC5", "#B0BEC5", "#B0BEC5", "#B0BEC5", "#B0BEC5", "#B0BEC5", "#B0BEC5", "#B0BEC5", "#B0BEC5", "#B0BEC5", "#B0BEC5", "#B0BEC5", "#B0BEC5", "#B0BEC5", "#B0BEC5", "#B0BEC5", "#B0BEC5", "#B0BEC5", "#B0BEC5", "#B0BEC5", "#B0BEC5", "#B0BEC5", "#B0BEC5", "#B0BEC5", "#B0BEC5", "#B0BEC5", "#B0BEC5", "#B0BEC5", "#B0BEC5", "#B0BEC5", "#B0BEC5", "#B0BEC5", "#B0BEC5", "#B0BEC5", "#B0BEC5", "#B0BEC5", "#B0BEC5", "#B0BEC5", "#B0BEC5", "#B0BEC5", "#B0BEC5", "#B0BEC5", "#B0BEC5", "red"]]}], "label": "Topic 43", "method": "update"}]}], "title": {"font": {"color": "Black", "size": 22}, "text": "<b>Intertopic Distance Map</b>", "x": 0.5, "xanchor": "center", "y": 0.95, "yanchor": "top"}, "width": 650, "xaxis": {"anchor": "y", "domain": [0, 1], "range": [-21.27, 18.82], "title": {"text": ""}, "visible": false}, "yaxis": {"anchor": "x", "domain": [0, 1], "range": [-10.15, 17.31], "title": {"text": ""}, "visible": false}}}
